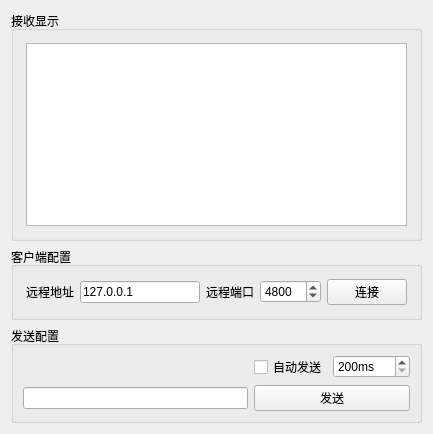
<?xml version="1.0" encoding="UTF-8"?>
<ui version="4.0">
 <class>TcpSocketClient</class>
 <widget class="QWidget" name="TcpSocketClient">
  <property name="geometry">
   <rect>
    <x>0</x>
    <y>0</y>
    <width>433</width>
    <height>434</height>
   </rect>
  </property>
  <property name="windowTitle">
   <string>TcpSocketClient</string>
  </property>
  <layout class="QGridLayout" name="gridLayout_2">
   <item row="0" column="0">
    <widget class="QGroupBox" name="groupBox_2">
     <property name="title">
      <string>接收显示</string>
     </property>
     <layout class="QGridLayout" name="gridLayout_3">
      <property name="leftMargin">
       <number>12</number>
      </property>
      <property name="topMargin">
       <number>12</number>
      </property>
      <property name="rightMargin">
       <number>12</number>
      </property>
      <property name="bottomMargin">
       <number>12</number>
      </property>
      <item row="0" column="0">
       <widget class="QTextBrowser" name="textBrowser"/>
      </item>
     </layout>
    </widget>
   </item>
   <item row="1" column="0">
    <widget class="QGroupBox" name="groupBox_3">
     <property name="title">
      <string>客户端配置</string>
     </property>
     <layout class="QGridLayout" name="gridLayout">
      <property name="leftMargin">
       <number>12</number>
      </property>
      <property name="topMargin">
       <number>12</number>
      </property>
      <property name="rightMargin">
       <number>12</number>
      </property>
      <property name="bottomMargin">
       <number>12</number>
      </property>
      <item row="0" column="1">
       <widget class="QLineEdit" name="lineEdit_RemoteAddress">
        <property name="text">
         <string>127.0.0.1</string>
        </property>
       </widget>
      </item>
      <item row="0" column="2">
       <widget class="QLabel" name="label_2">
        <property name="text">
         <string>远程端口</string>
        </property>
       </widget>
      </item>
      <item row="0" column="0">
       <widget class="QLabel" name="label">
        <property name="text">
         <string>远程地址</string>
        </property>
       </widget>
      </item>
      <item row="0" column="3">
       <widget class="QSpinBox" name="spinBox_ServerPort">
        <property name="maximum">
         <number>65535</number>
        </property>
        <property name="value">
         <number>4800</number>
        </property>
       </widget>
      </item>
      <item row="0" column="4">
       <widget class="QPushButton" name="pushButton_SessionControl">
        <property name="text">
         <string>连接</string>
        </property>
       </widget>
      </item>
     </layout>
    </widget>
   </item>
   <item row="2" column="0">
    <widget class="QGroupBox" name="groupBox_4">
     <property name="title">
      <string>发送配置</string>
     </property>
     <layout class="QGridLayout" name="gridLayout_4">
      <item row="1" column="2">
       <widget class="QPushButton" name="pushButton_SendMessage">
        <property name="text">
         <string>发送</string>
        </property>
       </widget>
      </item>
      <item row="1" column="1">
       <widget class="QLineEdit" name="lineEdit_MessageContent">
        <property name="sizePolicy">
         <sizepolicy hsizetype="Expanding" vsizetype="Fixed">
          <horstretch>0</horstretch>
          <verstretch>0</verstretch>
         </sizepolicy>
        </property>
       </widget>
      </item>
      <item row="0" column="2">
       <layout class="QHBoxLayout" name="horizontalLayout">
        <item>
         <widget class="QCheckBox" name="checkBox_EnableAutoSend">
          <property name="text">
           <string>自动发送</string>
          </property>
         </widget>
        </item>
        <item>
         <widget class="QSpinBox" name="spinBox">
          <property name="suffix">
           <string>ms</string>
          </property>
          <property name="minimum">
           <number>200</number>
          </property>
          <property name="maximum">
           <number>60000</number>
          </property>
          <property name="singleStep">
           <number>1000</number>
          </property>
         </widget>
        </item>
       </layout>
      </item>
     </layout>
    </widget>
   </item>
  </layout>
 </widget>
 <resources/>
 <connections/>
</ui>
